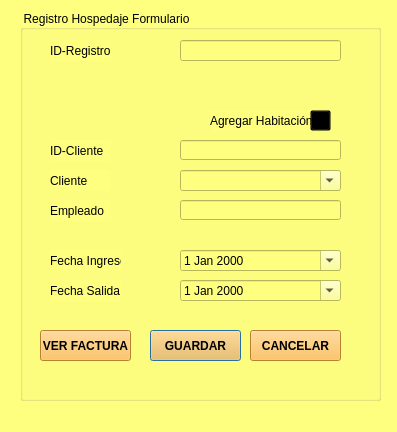
<?xml version="1.0" encoding="UTF-8"?>
<ui version="4.0">
 <class>Gui_Registro</class>
 <widget class="QDialog" name="Gui_Registro">
  <property name="geometry">
   <rect>
    <x>0</x>
    <y>0</y>
    <width>397</width>
    <height>432</height>
   </rect>
  </property>
  <property name="windowTitle">
   <string>Nuevo Registro</string>
  </property>
  <property name="styleSheet">
   <string notr="true">background-color: rgb(255, 255, 127);</string>
  </property>
  <widget class="QGroupBox" name="groupBox">
   <property name="geometry">
    <rect>
     <x>20</x>
     <y>10</y>
     <width>361</width>
     <height>391</height>
    </rect>
   </property>
   <property name="styleSheet">
    <string notr="true">background-color: rgb(255, 255, 127);</string>
   </property>
   <property name="title">
    <string>Registro Hospedaje Formulario</string>
   </property>
   <widget class="QLabel" name="label">
    <property name="geometry">
     <rect>
      <x>30</x>
      <y>30</y>
      <width>61</width>
      <height>21</height>
     </rect>
    </property>
    <property name="text">
     <string>ID-Registro</string>
    </property>
   </widget>
   <widget class="QLabel" name="label_2">
    <property name="geometry">
     <rect>
      <x>190</x>
      <y>100</y>
      <width>111</width>
      <height>21</height>
     </rect>
    </property>
    <property name="text">
     <string>Agregar Habitación</string>
    </property>
   </widget>
   <widget class="QLabel" name="label_3">
    <property name="geometry">
     <rect>
      <x>30</x>
      <y>130</y>
      <width>61</width>
      <height>21</height>
     </rect>
    </property>
    <property name="text">
     <string>ID-Cliente</string>
    </property>
   </widget>
   <widget class="QLabel" name="label_4">
    <property name="geometry">
     <rect>
      <x>30</x>
      <y>160</y>
      <width>61</width>
      <height>21</height>
     </rect>
    </property>
    <property name="text">
     <string>Cliente</string>
    </property>
   </widget>
   <widget class="QLabel" name="label_5">
    <property name="geometry">
     <rect>
      <x>30</x>
      <y>190</y>
      <width>61</width>
      <height>21</height>
     </rect>
    </property>
    <property name="text">
     <string>Empleado</string>
    </property>
   </widget>
   <widget class="QLabel" name="label_6">
    <property name="geometry">
     <rect>
      <x>30</x>
      <y>240</y>
      <width>71</width>
      <height>21</height>
     </rect>
    </property>
    <property name="text">
     <string>Fecha Ingreso</string>
    </property>
   </widget>
   <widget class="QLabel" name="label_7">
    <property name="geometry">
     <rect>
      <x>30</x>
      <y>270</y>
      <width>71</width>
      <height>21</height>
     </rect>
    </property>
    <property name="text">
     <string>Fecha Salida</string>
    </property>
   </widget>
   <widget class="QDateEdit" name="fechaE">
    <property name="geometry">
     <rect>
      <x>160</x>
      <y>240</y>
      <width>161</width>
      <height>21</height>
     </rect>
    </property>
    <property name="calendarPopup">
     <bool>true</bool>
    </property>
   </widget>
   <widget class="QDateEdit" name="fechaS">
    <property name="geometry">
     <rect>
      <x>160</x>
      <y>270</y>
      <width>161</width>
      <height>21</height>
     </rect>
    </property>
    <property name="calendarPopup">
     <bool>true</bool>
    </property>
   </widget>
   <widget class="QPushButton" name="Registrar_button">
    <property name="geometry">
     <rect>
      <x>130</x>
      <y>320</y>
      <width>91</width>
      <height>31</height>
     </rect>
    </property>
    <property name="font">
     <font>
      <weight>75</weight>
      <bold>true</bold>
     </font>
    </property>
    <property name="autoFillBackground">
     <bool>false</bool>
    </property>
    <property name="styleSheet">
     <string notr="true">background-color: rgb(255, 184, 62);</string>
    </property>
    <property name="text">
     <string>GUARDAR</string>
    </property>
   </widget>
   <widget class="QPushButton" name="Cancelar_button">
    <property name="geometry">
     <rect>
      <x>230</x>
      <y>320</y>
      <width>91</width>
      <height>31</height>
     </rect>
    </property>
    <property name="font">
     <font>
      <weight>75</weight>
      <bold>true</bold>
     </font>
    </property>
    <property name="styleSheet">
     <string notr="true">background-color: rgb(255, 184, 62);</string>
    </property>
    <property name="text">
     <string>CANCELAR</string>
    </property>
   </widget>
   <widget class="QComboBox" name="Cliente_cmbox">
    <property name="geometry">
     <rect>
      <x>160</x>
      <y>160</y>
      <width>161</width>
      <height>21</height>
     </rect>
    </property>
    <property name="editable">
     <bool>true</bool>
    </property>
   </widget>
   <widget class="QLineEdit" name="LineEdit_idRegis">
    <property name="enabled">
     <bool>true</bool>
    </property>
    <property name="geometry">
     <rect>
      <x>160</x>
      <y>30</y>
      <width>161</width>
      <height>21</height>
     </rect>
    </property>
    <property name="readOnly">
     <bool>true</bool>
    </property>
   </widget>
   <widget class="QLineEdit" name="LineEdite_idCliente">
    <property name="geometry">
     <rect>
      <x>160</x>
      <y>130</y>
      <width>161</width>
      <height>20</height>
     </rect>
    </property>
    <property name="readOnly">
     <bool>true</bool>
    </property>
   </widget>
   <widget class="QLineEdit" name="LineEdit_NomEmpleado">
    <property name="enabled">
     <bool>false</bool>
    </property>
    <property name="geometry">
     <rect>
      <x>160</x>
      <y>190</y>
      <width>161</width>
      <height>20</height>
     </rect>
    </property>
   </widget>
   <widget class="QPushButton" name="Hab_Reg_Button">
    <property name="geometry">
     <rect>
      <x>290</x>
      <y>100</y>
      <width>21</width>
      <height>21</height>
     </rect>
    </property>
    <property name="styleSheet">
     <string notr="true">#Hab_Reg_Button{
	background-color: transparent;
	border-image: url(:/imagenes/imagenes/agregar-h_unpressed.png);
}

#Hab_Reg_button:pressed{
	background-color: transparent;
	border-image: url(:/imagenes/imagenes/agregar-h_pressed.png);
}</string>
    </property>
    <property name="text">
     <string/>
    </property>
   </widget>
   <widget class="QPushButton" name="Registrar_button_2">
    <property name="geometry">
     <rect>
      <x>20</x>
      <y>320</y>
      <width>91</width>
      <height>31</height>
     </rect>
    </property>
    <property name="font">
     <font>
      <weight>75</weight>
      <bold>true</bold>
     </font>
    </property>
    <property name="autoFillBackground">
     <bool>false</bool>
    </property>
    <property name="styleSheet">
     <string notr="true">background-color: rgb(255, 184, 62);</string>
    </property>
    <property name="text">
     <string>VER FACTURA</string>
    </property>
   </widget>
  </widget>
 </widget>
 <resources/>
 <connections/>
</ui>
